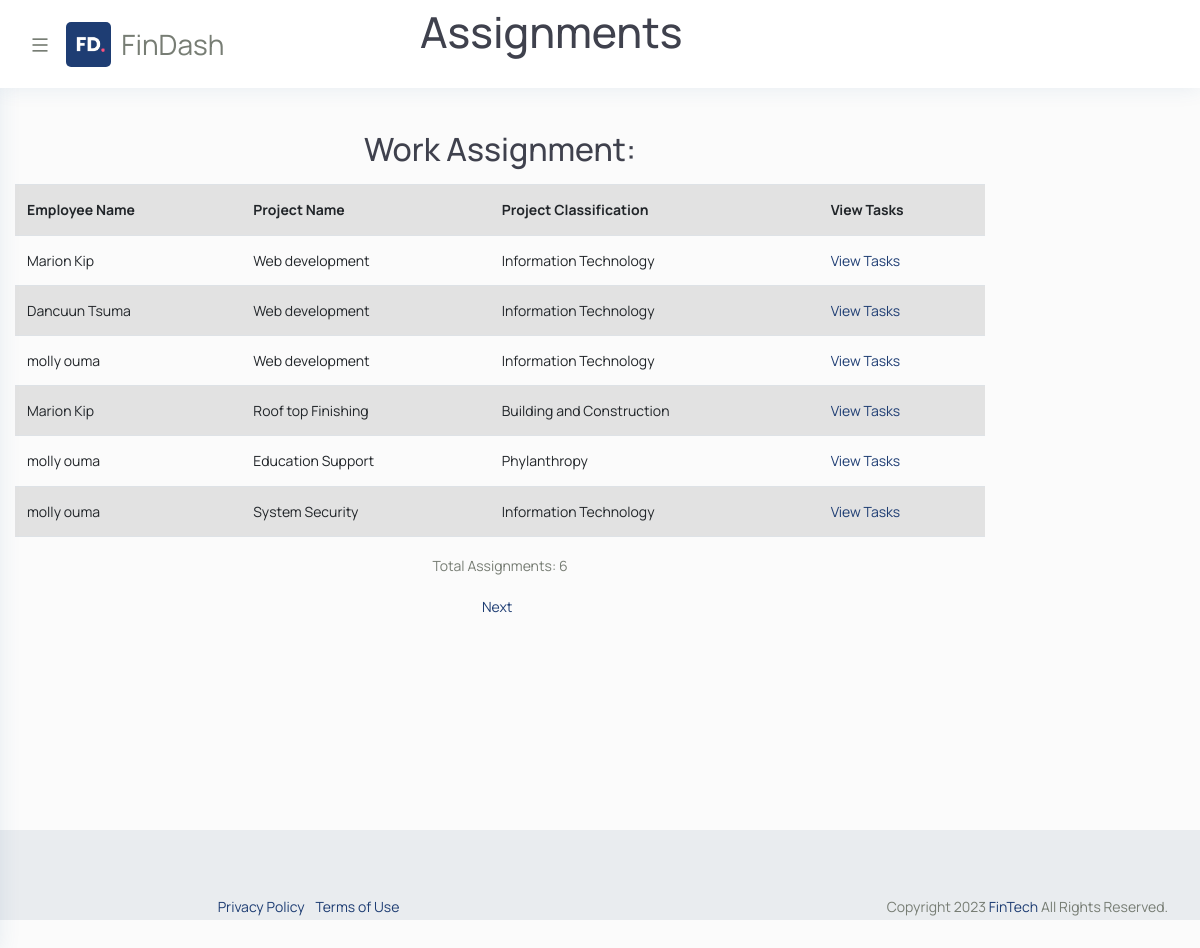
The app's page /financeApp/view-assignments.php (signed in) with its own data.
### tables this page shows
CREATE TABLE `work` (
  `projectID` mediumint(6) UNSIGNED NOT NULL,
  `employeeID` mediumint(6) UNSIGNED DEFAULT NULL,
  `projectManagerId` mediumint(6) UNSIGNED NOT NULL,
  `dateAssigned` datetime NOT NULL DEFAULT current_timestamp()
);

CREATE TABLE `users` (
  `user_id` mediumint(6) UNSIGNED NOT NULL,
  `first_name` varchar(30) NOT NULL,
  `last_name` varchar(40) NOT NULL,
  `email` varchar(50) NOT NULL,
  `profile_pic` varchar(128) NOT NULL,
  `date_of_birth` date DEFAULT NULL,
  `password` char(60) NOT NULL,
  `registration_date` datetime NOT NULL,
  `user_level` smallint(6) UNSIGNED NOT NULL,
  `address1` varchar(50) NOT NULL,
  `address2` varchar(50) DEFAULT NULL,
  `city` varchar(50) NOT NULL,
  `state_country` char(25) NOT NULL,
  `zcode_pcode` char(10) NOT NULL,
  `phone` char(15) DEFAULT NULL,
  `secret` varchar(30) NOT NULL,
  `title` varchar(60) NOT NULL,
  `approved` tinytext DEFAULT NULL
);

CREATE TABLE `project` (
  `projectId` mediumint(6) UNSIGNED NOT NULL,
  `projectName` varchar(60) NOT NULL,
  `projectClassification` varchar(60) NOT NULL,
  `expenses` decimal(12,2) NOT NULL,
  `dateAdded` datetime NOT NULL DEFAULT current_timestamp(),
  `approved` tinytext NOT NULL
);

### financeApp/process-view-assignment.php (the view, shortened to what this page needs)
<?php
    try{
        $employeeId = $_SESSION['user_id'];
        $user_level = $_SESSION['user_level'];
        require 'includes/mysqli_connect.php';
        $page_rows = 5;
        if(isset($_GET['s']) && is_numeric($_GET['s'])){
            $start = htmlspecialchars($_GET['s'], ENT_QUOTES);
        }else{
            $start = 0;
        }
        if(isset($_GET['p']) && is_numeric($_GET['p'])){
            $pages = htmlspecialchars($_GET['p']);
        }else{
            if($user_level == 0){
                $q = "SELECT count(projectID) FROM work WHERE employeeId = $employeeId";
            }else{
                $q = "SELECT count(projectID) FROM work";
            }
            $result = mysqli_query($dbcon, $q);
            $row = mysqli_fetch_array($result, MYSQLI_NUM);
            $record = htmlspecialchars($row[0], ENT_QUOTES);
            if($record > $page_rows){
                $pages = ceil($record/$page_rows);
            }else{
                $pages = 1;
            }
        }
        if($user_level == 0){
            $q = "SELECT  projectID FROM work WHERE employeeID = $employeeId";
        }else{
            $q = "SELECT  DISTINCT(projectID) FROM work ";
        }
        $projects = mysqli_query($dbcon, $q);
        $display_table_head = true;
        if($projects){
            while($project = mysqli_fetch_array($projects, MYSQLI_NUM)){
                $projectId = $project[0];
                $query = "SELECT projectId, projectName, projectClassification FROM project WHERE projectId = ?";
                $q1 = mysqli_stmt_init($dbcon);
                mysqli_stmt_prepare($q1, $query);
                mysqli_stmt_bind_param($q1, 'i', $projectId);
                mysqli_stmt_execute($q1);
                $result = mysqli_stmt_get_result($q1);
                if($result){
                    if($display_table_head){
                        if($user_level == 0){
                            echo '<table class="table table-striped">
                        <tr>
                            <th scope="col">Project Name</th>
                            <th scope="col">Project Classification</th>
                            <th scope="col">View Tasks</th>
                        </tr>';
                        }else{
                            echo '<table class="table table-striped">
                        <tr>
                            <th scope="col">Employee Name</th>
                            <th scope="col">Project Name</th>
                            <th scope="col">Project Classification</th>
                            <th scope="col">View Tasks</th>
                        </tr>';
                        }
                    $display_table_head = false;
                    }
                $row = mysqli_fetch_array($result, MYSQLI_ASSOC);
                $project_name = htmlspecialchars($row['projectName'], ENT_QUOTES);
                $project_class = htmlspecialchars($row['projectClassification'], ENT_QUOTES);
                if($user_level == 0){
                    echo '<tr>
                    <td>' . $project_name . '</td>
                    <td>' . $project_class . '</td>
                    <td><a href="view-task.php?pid=' . $projectId .'">View Tasks</a></td>
                    </tr>';
                }else{
                    $q2 = "SELECT employeeID FROM work WHERE projectID = $projectId";
                    $employee_result = mysqli_query($dbcon, $q2);
                    if($employee_result){
                        while($employee = mysqli_fetch_array($employee_result, MYSQLI_NUM)){
                            $employeeId = $employee[0];
                            $q2 = "SELECT first_name, last_name FROM users WHERE user_id = $employeeId";
                            $employee_names_result = mysqli_query($dbcon, $q2);
                            if($names = mysqli_fetch_array($employee_names_result, MYSQLI_NUM)){
                                $first_name = $names[0];
                                $last_name = $names[1];
                                echo '<tr>
                                <td>' . $first_name . ' ' . $last_name . '</td>
                                <td>' . $project_name . '</td>
                                <td>' . $project_class . '</td>
                                <td><a href="view-task.php?pid=' . $projectId .'">View Tasks</a></td>
                                </tr>';
                            }else{
                                echo '<p class="error">The employee could not be retrieved. We apologize for any inconvience.';
                                exit();
                            }
                        }
                    }
                }
            }else{
                echo '<p class="error">The  project name and classification could not be retrieved. We apologize for any inconvience.';
                exit();
            }
        }
        echo '</table>';
        }else{
            echo '<p class="error">Work assignments could not be retrieved. We apologize for any inconvience.';
            exit();
        }
        if($user_level == 0){
            $q = "SELECT count(projectID) FROM work WHERE employeeId = $employeeId";
        }else{
            $q = "SELECT count(projectID) FROM work";
        }
        $result = mysqli_query($dbcon, $q);
        $row = mysqli_fetch_array($result, MYSQLI_NUM);
        $projects = htmlspecialchars($row[0], ENT_QUOTES);
        $echostring = '<p class="text-center">Total Assignments: ' . $projects . '</p>';
        $echostring .= '<p class="text-center">';
        if($pages > 1){
            $currrent_page = ($start/$page_rows) + 1;
            if($currrent_page != $pages){
                $echostring .= '<a href="view-assignments.php?s=' . ($start + $page_rows) . '&p=' . $pages . '">Next &nbsp;</a>';
            }
        }
        echo $echostring;
    }catch(Exception $e){
        print 'System busy please try later<br>';
        print 'Exception: ' . $e->getMessage() . '<br>';
    }catch(Error $e){
        print 'System busy please try later<br>';
        print 'Error: '. $e->getMessage() . '<br>';
    }
?>

### financeApp/css/typography.css (style rules this page uses)
body { font-family: 'Manrope', sans-serif; font-weight: 400; font-style: normal; font-size: 14px; line-height: 1.8; padding: 0; margin: 0; color: var(--iq-body-text); background: var(--iq-body-bg); }
a, .btn { -webkit-transition: all 0.5s ease-out 0s; -moz-transition: all 0.5s ease-out 0s; -ms-transition: all 0.5s ease-out 0s; -o-transition: all 0.5s ease-out 0s; transition: all 0.5s ease-out 0s; }
a, button, input, btn { outline: medium none !important; }
a { color: var(--iq-primary); }

### financeApp/css/variable.css (style rules this page uses)
:root { --iq-title-text: #3f414d; --iq-body-text: #777d74; --iq-body-bg: #fbfbfb; --iq-primary: #1e3d73; --iq-secondary: #a09e9e; --iq-success: #65f9b3; --iq-warning: #ffbf43; --iq-danger: #fe517e; --iq-info: #9267ff; --iq-dark: #3f414d; --iq-light: #fafafb; --iq-white: #ffffff; --iq-black: #000000; --iq-light-primary: #e7ecee; --iq-light-secondary: #f1f2f1; --iq-light-success: #ecfff6; --iq-light-danger: #ffeeee; --iq-light-warning: #fefaee; --iq-light-info: #f4f0ff; --iq-light-dark: #f0efef; --iq-primary-hover: #1d335a; --iq-secondary-hover: #3948e8; --iq-success-hover: #8defc0; --iq-danger-hover: #ff6a6a; --iq-warning-hover: #fae837; --iq-info-hover: #fff1e0; --iq-dark-hover: #3948e8; --iq-border-light: #f1f1f1; --iq-light-card: #ffffff; --iq-primary-rgb: 100, 114, 248; --iq-color1: #1e3d73; --iq-color2: #02d871; --iq-color3: #309cf3; --iq-color4: #ff00ff; --iq-color5: #fb1f4c; --iq-color6: #00ced1; --iq-color7: #f35f3b; --iq-color8: #fde117; --iq-color9: #ff0000; --iq-color10: #88028c; --iq-color11: #00d5ab; --iq-color12: #ce9252; --iq-color13: #f9ae02; --iq-color14: #1e7fe4; --iq-color15: #006400; --iq-color16: #fa7c04; --iq-color17: #81bf02; --iq-color18: #99a7ca; --iq-color19: #3d2a26; --iq-color20: #a0746b; }

### records on screen
work: employeeID.first_name "Marion", employeeID.last_name "Kip", projectID.projectName "Web development", projectID.projectClassification "Information Technology"
work: employeeID.first_name "Dancuun", employeeID.last_name "Tsuma", projectID.projectName "Web development", projectID.projectClassification "Information Technology"
work: employeeID.first_name "molly", employeeID.last_name "ouma", projectID.projectName "Web development", projectID.projectClassification "Information Technology"
work: employeeID.first_name "Marion", employeeID.last_name "Kip", projectID.projectName "Roof top Finishing", projectID.projectClassification "Building and Construction"
work: employeeID.first_name "molly", employeeID.last_name "ouma", projectID.projectName "Education Support", projectID.projectClassification "Phylanthropy"
work: employeeID.first_name "molly", employeeID.last_name "ouma", projectID.projectName "System Security", projectID.projectClassification "Information Technology"

### other values on screen
$projects "6"
